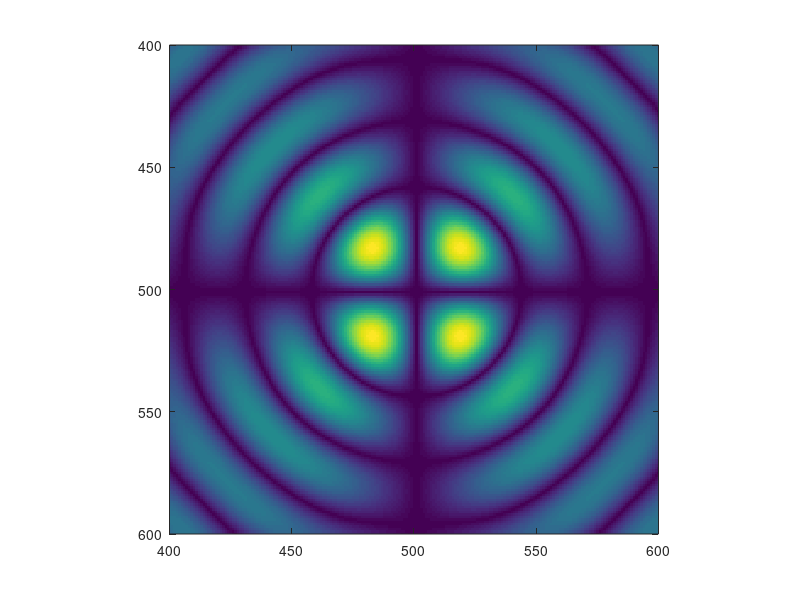

Source code (MATLAB): (Note: this script raises an error after producing the figure.)
[x,y]=meshgrid(linspace(-50,50,1000),linspace(-50,50,1000)); %arbitrary values, just for the simulation
func=zeros(1000,1000); %function for the ring
for n=1:1000
     for m=1:1000
          if sqrt(x(n,m).^2+y(n,m).^2) > 1.8 && sqrt(x(n,m).^2+y(n,m).^2) < 2
              func(n,m)=1;
          end
     end
end 

phase1=exp(1i*1*atan2(y,x)); % turn to 0 if you want only the mode that is created for right circular polarization
phase2=exp(1i*-1*atan2(y,x));  % turn to 0 if you want only the mode created for left circular polarization
func_phase=func.*phase1 + func.*phase2; % this is the field to be scattered out, + is x-polarized, - is y-polarized, circular polarization is if phase1 or phase2 is zero
x_func_phase=func_phase.*cos(atan2(y,x)); % this is the scattered field in the x polarization
y_func_phase=func_phase.*sin(atan2(y,x)); % this is the scattered field in the y polarization

%%
figure(3);
p=sqrt(abs(fftshift(fft2(x_func_phase))).^2+abs(fftshift(fft2(y_func_phase))).^2);
imagesc(sqrt(abs(fftshift(fft2(x_func_phase))).^2));
imagesc(sqrt(abs(fftshift(fft2(y_func_phase))).^2));

axis equal; % the image you should see in fourier
xlim([400 600]);
ylim([400 600]);
colormap("parula")
% colormap("magma")

